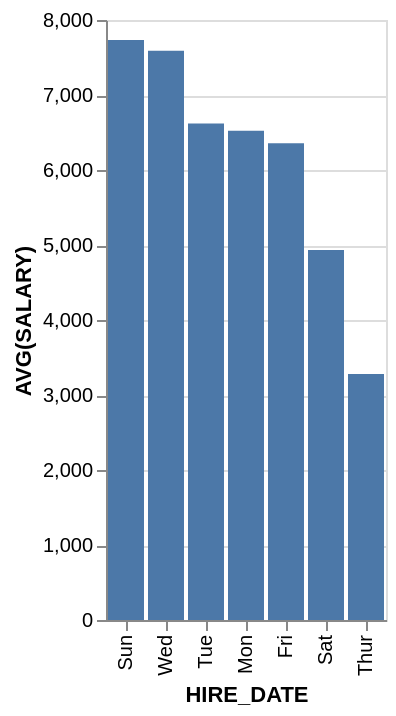

The specification (Vega-Lite) saved for this image:
### Vega-Lite specification from a JSON file in a GitHub repository (floating-point values rounded to 4 significant figures)
{"data": {"values": [{"x_data": "Mon", "y_data": 6525}, {"x_data": "Tue", "y_data": 6620}, {"x_data": "Wed", "y_data": 7591.0}, {"x_data": "Thur", "y_data": 3280}, {"x_data": "Fri", "y_data": 6357.0}, {"x_data": "Sat", "y_data": 4933.0}, {"x_data": "Sun", "y_data": 7733.0}]}, "mark": "bar", "encoding": {"x": {"field": "x_data", "type": "nominal", "title": "HIRE_DATE", "sort": {"op": "sum", "field": "y_data", "order": "descending"}}, "y": {"field": "y_data", "type": "quantitative", "title": "AVG(SALARY)"}}}
